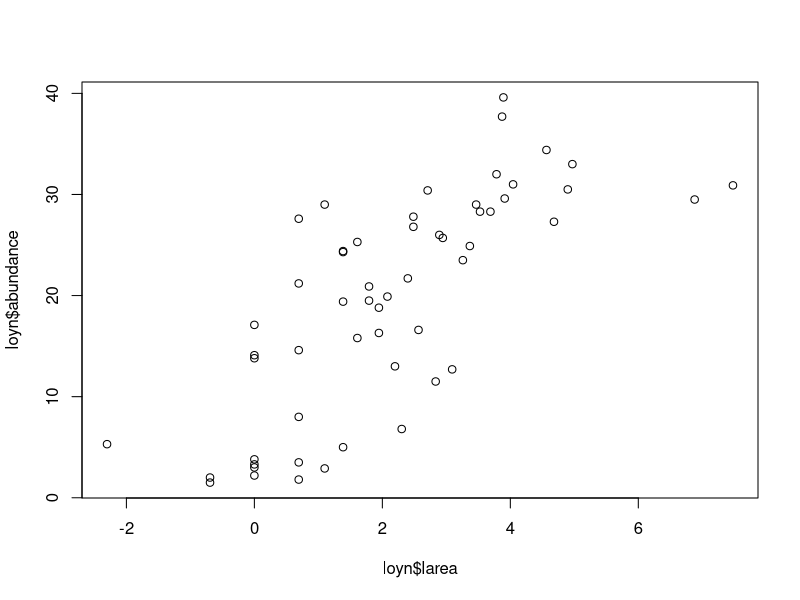
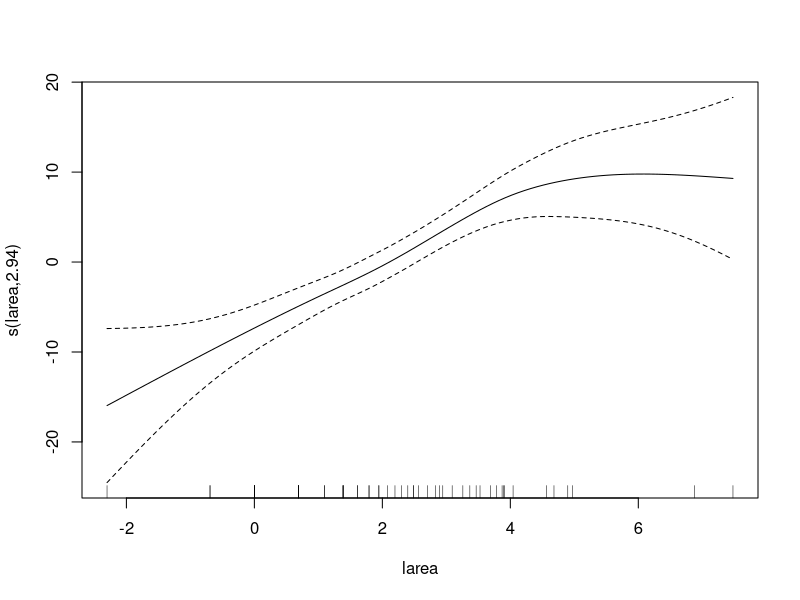
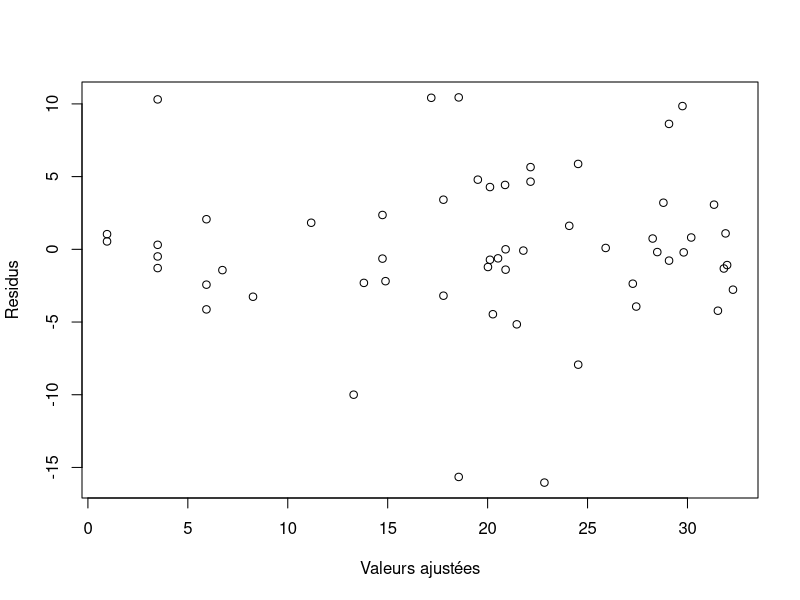

The R script that drew these images, in order:
## ---- chunk 1
loyn <- read.table("Loyn.txt", header=T)
loyn$larea <- log(loyn$area)
loyn$ldist <- log(loyn$distance)
loyn$lldist <- log(loyn$ldistance)
loyn$fgraze <- factor(loyn$graze)
## ---- chunk 2
plot(loyn$larea, loyn$abundance)
## ---- chunk 3
library(mgcv)
amodel1 <- gam(abundance ~ s(larea) + s(ldist) + s(lldist) + s(year) + s(altitude) + fgraze, data = loyn)
## ---- chunk 4
anova(amodel1)
## ---- chunk 5
amodel2 <- gam(abundance ~ s(larea, bs="cs") + s(ldist, bs="cs") + s(lldist, bs="cs") + s(year, bs="cs") + s(altitude, bs="cs") + fgraze, data=loyn)
## ---- chunk 6
anova(amodel2)
## ---- chunk 7
amodel3 <- gam(abundance ~ s(larea, bs="cs") + fgraze, data=loyn)
plot(amodel3)
## ---- chunk 8
e.am3 <- resid(amodel3)
fit.am3 <- fitted(amodel3)
plot(x=fit.am3, y=e.am3, xlab="Valeurs ajustées", ylab="Residus")
## ---- chunk 9
model3 <- lm(abundance ~ larea + fgraze, data=loyn)
amodel3 <- gam(abundance ~ s(larea, bs="cs") + fgraze, data=loyn)
anova(model3, amodel3, test="F")
